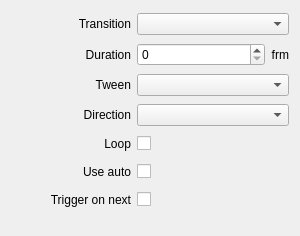
<?xml version="1.0" encoding="UTF-8"?>
<ui version="4.0">
 <class>InspectorAudioWidget</class>
 <widget class="QWidget" name="InspectorAudioWidget">
  <property name="geometry">
   <rect>
    <x>0</x>
    <y>0</y>
    <width>300</width>
    <height>236</height>
   </rect>
  </property>
  <property name="sizePolicy">
   <sizepolicy hsizetype="Expanding" vsizetype="Preferred">
    <horstretch>0</horstretch>
    <verstretch>0</verstretch>
   </sizepolicy>
  </property>
  <layout class="QGridLayout" name="gridLayout">
   <property name="bottomMargin">
    <number>20</number>
   </property>
   <item row="6" column="1" colspan="2">
    <layout class="QHBoxLayout" name="horizontalLayoutTriggerOnNext">
     <item>
      <widget class="QCheckBox" name="checkBoxTriggerOnNext">
       <property name="layoutDirection">
        <enum>Qt::RightToLeft</enum>
       </property>
       <property name="text">
        <string/>
       </property>
      </widget>
     </item>
     <item>
      <spacer name="horizontalSpacerTriggerOnNext2">
       <property name="orientation">
        <enum>Qt::Horizontal</enum>
       </property>
       <property name="sizeHint" stdset="0">
        <size>
         <width>40</width>
         <height>20</height>
        </size>
       </property>
      </spacer>
     </item>
    </layout>
   </item>
   <item row="5" column="1" colspan="2">
    <layout class="QHBoxLayout" name="horizontalLayoutUseAuto">
     <item>
      <widget class="QCheckBox" name="checkBoxUseAuto">
       <property name="layoutDirection">
        <enum>Qt::RightToLeft</enum>
       </property>
       <property name="text">
        <string/>
       </property>
      </widget>
     </item>
     <item>
      <spacer name="horizontalSpacerUseAuto2">
       <property name="orientation">
        <enum>Qt::Horizontal</enum>
       </property>
       <property name="sizeHint" stdset="0">
        <size>
         <width>40</width>
         <height>20</height>
        </size>
       </property>
      </spacer>
     </item>
    </layout>
   </item>
   <item row="3" column="1" colspan="2">
    <widget class="QComboBox" name="comboBoxDirection">
     <property name="sizePolicy">
      <sizepolicy hsizetype="Expanding" vsizetype="Fixed">
       <horstretch>0</horstretch>
       <verstretch>0</verstretch>
      </sizepolicy>
     </property>
    </widget>
   </item>
   <item row="5" column="0">
    <widget class="QLabel" name="labelUseAuto">
     <property name="minimumSize">
      <size>
       <width>120</width>
       <height>0</height>
      </size>
     </property>
     <property name="text">
      <string>Use auto</string>
     </property>
     <property name="alignment">
      <set>Qt::AlignRight|Qt::AlignTrailing|Qt::AlignVCenter</set>
     </property>
    </widget>
   </item>
   <item row="6" column="0">
    <widget class="QLabel" name="labelTriggerOnNext">
     <property name="minimumSize">
      <size>
       <width>120</width>
       <height>0</height>
      </size>
     </property>
     <property name="text">
      <string>Trigger on next</string>
     </property>
     <property name="alignment">
      <set>Qt::AlignRight|Qt::AlignTrailing|Qt::AlignVCenter</set>
     </property>
    </widget>
   </item>
   <item row="0" column="1" colspan="2">
    <widget class="QComboBox" name="comboBoxTransition">
     <property name="sizePolicy">
      <sizepolicy hsizetype="Expanding" vsizetype="Fixed">
       <horstretch>0</horstretch>
       <verstretch>0</verstretch>
      </sizepolicy>
     </property>
    </widget>
   </item>
   <item row="3" column="0">
    <widget class="QLabel" name="labelDirection">
     <property name="minimumSize">
      <size>
       <width>120</width>
       <height>0</height>
      </size>
     </property>
     <property name="text">
      <string>Direction</string>
     </property>
     <property name="alignment">
      <set>Qt::AlignRight|Qt::AlignTrailing|Qt::AlignVCenter</set>
     </property>
    </widget>
   </item>
   <item row="1" column="0">
    <widget class="QLabel" name="labelTransitionDuration">
     <property name="minimumSize">
      <size>
       <width>120</width>
       <height>0</height>
      </size>
     </property>
     <property name="text">
      <string>Duration</string>
     </property>
     <property name="alignment">
      <set>Qt::AlignRight|Qt::AlignTrailing|Qt::AlignVCenter</set>
     </property>
    </widget>
   </item>
   <item row="4" column="1" colspan="2">
    <layout class="QHBoxLayout" name="horizontalLayoutLoop">
     <item>
      <widget class="QCheckBox" name="checkBoxLoop">
       <property name="layoutDirection">
        <enum>Qt::RightToLeft</enum>
       </property>
       <property name="text">
        <string/>
       </property>
      </widget>
     </item>
     <item>
      <spacer name="horizontalSpacerLoop2">
       <property name="orientation">
        <enum>Qt::Horizontal</enum>
       </property>
       <property name="sizeHint" stdset="0">
        <size>
         <width>40</width>
         <height>20</height>
        </size>
       </property>
      </spacer>
     </item>
    </layout>
   </item>
   <item row="0" column="0">
    <widget class="QLabel" name="labelTransition">
     <property name="minimumSize">
      <size>
       <width>120</width>
       <height>0</height>
      </size>
     </property>
     <property name="text">
      <string>Transition</string>
     </property>
     <property name="alignment">
      <set>Qt::AlignRight|Qt::AlignTrailing|Qt::AlignVCenter</set>
     </property>
    </widget>
   </item>
   <item row="2" column="0">
    <widget class="QLabel" name="labelTween">
     <property name="minimumSize">
      <size>
       <width>120</width>
       <height>0</height>
      </size>
     </property>
     <property name="text">
      <string>Tween</string>
     </property>
     <property name="alignment">
      <set>Qt::AlignRight|Qt::AlignTrailing|Qt::AlignVCenter</set>
     </property>
    </widget>
   </item>
   <item row="1" column="2">
    <widget class="QLabel" name="labelFrm1">
     <property name="text">
      <string>frm</string>
     </property>
     <property name="alignment">
      <set>Qt::AlignRight|Qt::AlignTrailing|Qt::AlignVCenter</set>
     </property>
    </widget>
   </item>
   <item row="4" column="0">
    <widget class="QLabel" name="labelLoop">
     <property name="minimumSize">
      <size>
       <width>120</width>
       <height>0</height>
      </size>
     </property>
     <property name="text">
      <string>Loop</string>
     </property>
     <property name="alignment">
      <set>Qt::AlignRight|Qt::AlignTrailing|Qt::AlignVCenter</set>
     </property>
    </widget>
   </item>
   <item row="1" column="1">
    <widget class="QSpinBox" name="spinBoxTransitionDuration">
     <property name="sizePolicy">
      <sizepolicy hsizetype="Expanding" vsizetype="Fixed">
       <horstretch>0</horstretch>
       <verstretch>0</verstretch>
      </sizepolicy>
     </property>
     <property name="maximum">
      <number>999</number>
     </property>
    </widget>
   </item>
   <item row="2" column="1" colspan="2">
    <widget class="QComboBox" name="comboBoxTween">
     <property name="sizePolicy">
      <sizepolicy hsizetype="Expanding" vsizetype="Fixed">
       <horstretch>0</horstretch>
       <verstretch>0</verstretch>
      </sizepolicy>
     </property>
    </widget>
   </item>
  </layout>
 </widget>
 <tabstops>
  <tabstop>comboBoxTransition</tabstop>
  <tabstop>spinBoxTransitionDuration</tabstop>
  <tabstop>comboBoxTween</tabstop>
  <tabstop>comboBoxDirection</tabstop>
  <tabstop>checkBoxLoop</tabstop>
  <tabstop>checkBoxUseAuto</tabstop>
  <tabstop>checkBoxTriggerOnNext</tabstop>
 </tabstops>
 <resources/>
 <connections>
  <connection>
   <sender>checkBoxLoop</sender>
   <signal>stateChanged(int)</signal>
   <receiver>InspectorAudioWidget</receiver>
   <slot>loopChanged(int)</slot>
   <hints>
    <hint type="sourcelabel">
     <x>112</x>
     <y>137</y>
    </hint>
    <hint type="destinationlabel">
     <x>220</x>
     <y>85</y>
    </hint>
   </hints>
  </connection>
  <connection>
   <sender>comboBoxTransition</sender>
   <signal>currentIndexChanged(QString)</signal>
   <receiver>InspectorAudioWidget</receiver>
   <slot>transitionChanged(QString)</slot>
   <hints>
    <hint type="sourcelabel">
     <x>213</x>
     <y>29</y>
    </hint>
    <hint type="destinationlabel">
     <x>223</x>
     <y>15</y>
    </hint>
   </hints>
  </connection>
  <connection>
   <sender>comboBoxDirection</sender>
   <signal>currentIndexChanged(QString)</signal>
   <receiver>InspectorAudioWidget</receiver>
   <slot>directionChanged(QString)</slot>
   <hints>
    <hint type="sourcelabel">
     <x>124</x>
     <y>105</y>
    </hint>
    <hint type="destinationlabel">
     <x>0</x>
     <y>105</y>
    </hint>
   </hints>
  </connection>
  <connection>
   <sender>comboBoxTween</sender>
   <signal>currentIndexChanged(QString)</signal>
   <receiver>InspectorAudioWidget</receiver>
   <slot>tweenChanged(QString)</slot>
   <hints>
    <hint type="sourcelabel">
     <x>187</x>
     <y>85</y>
    </hint>
    <hint type="destinationlabel">
     <x>1</x>
     <y>141</y>
    </hint>
   </hints>
  </connection>
  <connection>
   <sender>checkBoxUseAuto</sender>
   <signal>stateChanged(int)</signal>
   <receiver>InspectorAudioWidget</receiver>
   <slot>useAutoChanged(int)</slot>
   <hints>
    <hint type="sourcelabel">
     <x>113</x>
     <y>165</y>
    </hint>
    <hint type="destinationlabel">
     <x>146</x>
     <y>223</y>
    </hint>
   </hints>
  </connection>
  <connection>
   <sender>checkBoxTriggerOnNext</sender>
   <signal>stateChanged(int)</signal>
   <receiver>InspectorAudioWidget</receiver>
   <slot>triggerOnNextChanged(int)</slot>
   <hints>
    <hint type="sourcelabel">
     <x>109</x>
     <y>193</y>
    </hint>
    <hint type="destinationlabel">
     <x>225</x>
     <y>223</y>
    </hint>
   </hints>
  </connection>
  <connection>
   <sender>spinBoxTransitionDuration</sender>
   <signal>valueChanged(int)</signal>
   <receiver>InspectorAudioWidget</receiver>
   <slot>transitionDurationChanged(int)</slot>
   <hints>
    <hint type="sourcelabel">
     <x>171</x>
     <y>52</y>
    </hint>
    <hint type="destinationlabel">
     <x>268</x>
     <y>51</y>
    </hint>
   </hints>
  </connection>
 </connections>
 <slots>
  <slot>transitionDurationChanged(int)</slot>
  <slot>loopChanged(int)</slot>
  <slot>transitionChanged(QString)</slot>
  <slot>directionChanged(QString)</slot>
  <slot>seekChanged(int)</slot>
  <slot>lengthChanged(int)</slot>
  <slot>tweenChanged(QString)</slot>
  <slot>resetTransition(QString)</slot>
  <slot>resetDuration(QString)</slot>
  <slot>resetTween(QString)</slot>
  <slot>resetDirection(QString)</slot>
  <slot>resetSeek(QString)</slot>
  <slot>resetLength(QString)</slot>
  <slot>resetLoop(QString)</slot>
  <slot>freezeOnLoadChanged(int)</slot>
  <slot>resetFreezeOnLoad(QString)</slot>
  <slot>resetUseAuto(QString)</slot>
  <slot>useAutoChanged(int)</slot>
  <slot>resetTriggerOnNext(QString)</slot>
  <slot>triggerOnNextChanged(int)</slot>
 </slots>
</ui>
